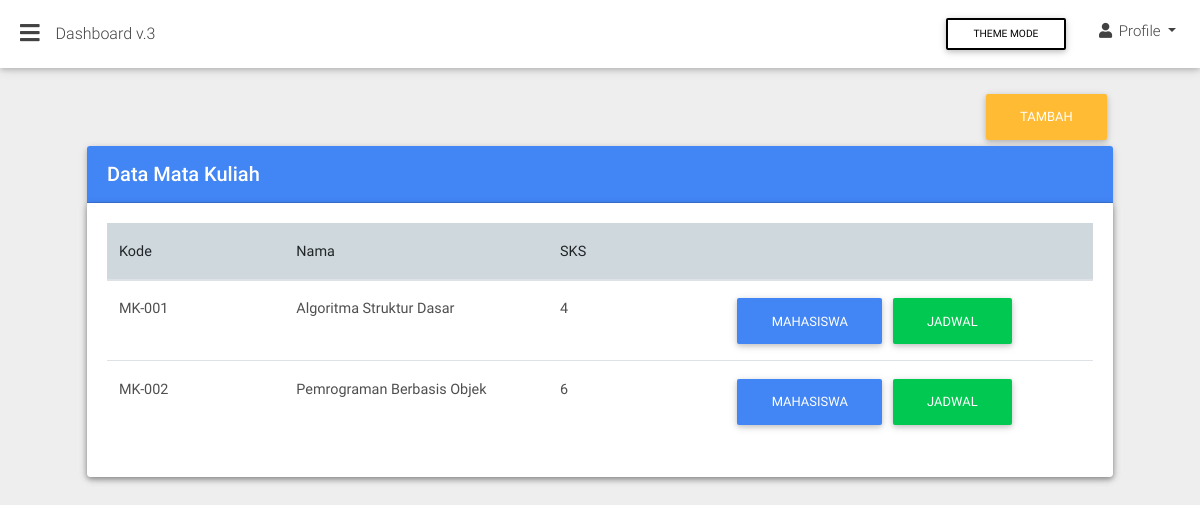
The page /index.php?page=matakuliah on the database as committed earlier.
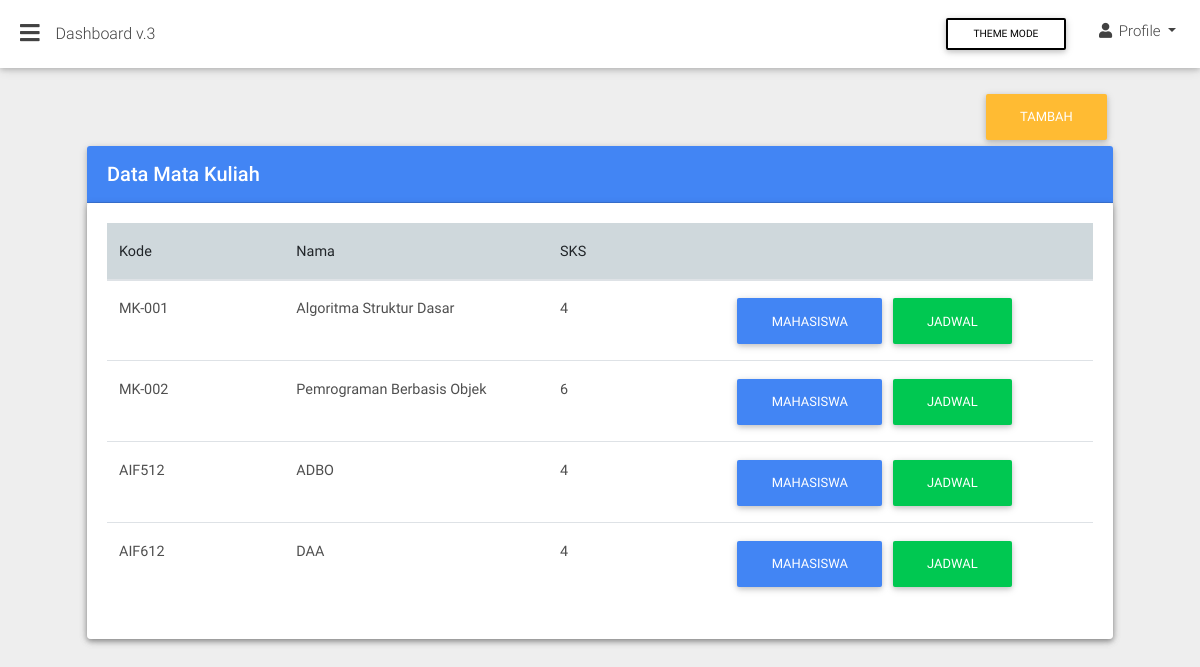
The same page on the database as committed later.
### tables this page shows
CREATE TABLE `matakuliah` (
  `id` bigint(250) NOT NULL,
  `kode` varchar(99) NOT NULL,
  `nama` varchar(99) NOT NULL,
  `sks` int(1) NOT NULL,
  `absent` int(11) NOT NULL
);

### views/matakuliah/matakuliah.php (the view, shortened to what this page needs)
<div class="container-fluid">
    <section class="pb-3">
        <div class="row">
        	<div class="col-12 text-right">
        		<a href="?page=new_matakuliah">
        			<button class="btn btn-warning  text-right">
        				Tambah
        			</button>
        		</a>
        	</div>
          <div class="col-12">
            <div class="card">
              	<div class="card-header white-text primary-color">
                	<h5 class="font-weight-500 my-1">Data Mata Kuliah</h5>
              	</div>
              	<div class="card">
		          	<div class="card-body table-responsive">
		            	<table class="table">
		              		<thead>
		                		<tr class="blue-grey lighten-4">
		                  			<th class="th-lg">Kode</th>
		                  			<th class="th-lg">Nama</th>
		                  			<th class="th-lg">SKS</th>
		                  			<th></th>
		                		</tr>
			              	</thead>
			              	<tbody>
			              		<?php
									$servername = "localhost";
									$username = "root";
									$password = "";
									$dbname = "skripsi";
									$conn = mysqli_connect($servername, $username, $password, $dbname);
									$sql = "SELECT id, kode, nama, sks FROM matakuliah";
									$result = mysqli_query($conn, $sql);
									if (mysqli_num_rows($result) > 0) {
									    while($row = mysqli_fetch_assoc($result)) {
									        echo "<tr>";
									        echo "<td>".$row["kode"]."</td>";
				                  			echo "<td>".$row["nama"]."</td>";
				                  			echo "<td>".$row["sks"]."</td>";
				                  			echo "<td>";
				                  			echo "<a href='index.php?page=mk-mahasiswa&id=".$row["id"]."' class='btn btn-primary'> Mahasiswa </a> &nbsp&nbsp";
				                  			echo "<a href='index.php?page=mk-jadwal&id=".$row["id"]."' class='btn btn-success'> Jadwal </a>";
				                  			echo "</td>";
									    }
									}
									?>
			              </tbody>
		            	</table>
		          	</div>
		        </div>
            </div>
        </div>
    </section>
</div>

### index.php (shortened to what this page needs)
<!DOCTYPE html>
<html lang="en">
<head>
  <link rel="stylesheet" href="https://use.fontawesome.com/releases/v5.11.2/css/all.css">
  <link rel="stylesheet" href="css/bootstrap.min.css">
  <link rel="stylesheet" href="css/mdb.min.css">
</head>
<body class="fixed-sn white-skin">
  <header>
    <nav class="navbar fixed-top navbar-expand-lg scrolling-navbar double-nav">
      <div class="float-left">
        <a href="#" data-activates="slide-out" class="button-collapse"><i class="fas fa-bars"></i></a>
      </div>
      <div class="breadcrumb-dn mr-auto">
        <p>Dashboard v.3</p>
      </div>
      <div class="d-flex change-mode">
        <div class="ml-auto mb-0 mr-3 change-mode-wrapper">
          <button class="btn btn-outline-black btn-sm" id="dark-mode">THEME MODE</button>
        </div>
        <ul class="nav navbar-nav nav-flex-icons ml-auto">
          <li class="nav-item dropdown">
            <a class="nav-link dropdown-toggle waves-effect" href="#" id="userDropdown" data-toggle="dropdown"
              aria-haspopup="true" aria-expanded="false">
              <i class="fas fa-user"></i> <span class="clearfix d-none d-sm-inline-block">Profile</span>
            </a>
          </li>
        </ul>
      </div>
    </nav>
  </header>
  <main>
    <?php include "config.php";?>
  </main>
</body>
</html>

### config.php (shortened to what this page needs)
<?php
$page = (isset($_GET['page']))? $_GET['page'] : '';
switch($page){
  case 'matakuliah':
  include "views/matakuliah/matakuliah.php";
  break;
}
?>

Rows that differ between the two databases and show on the page:
added matakuliah: kode "AIF512", nama "ADBO", sks "4"
added matakuliah: kode "AIF612", nama "DAA", sks "4"
